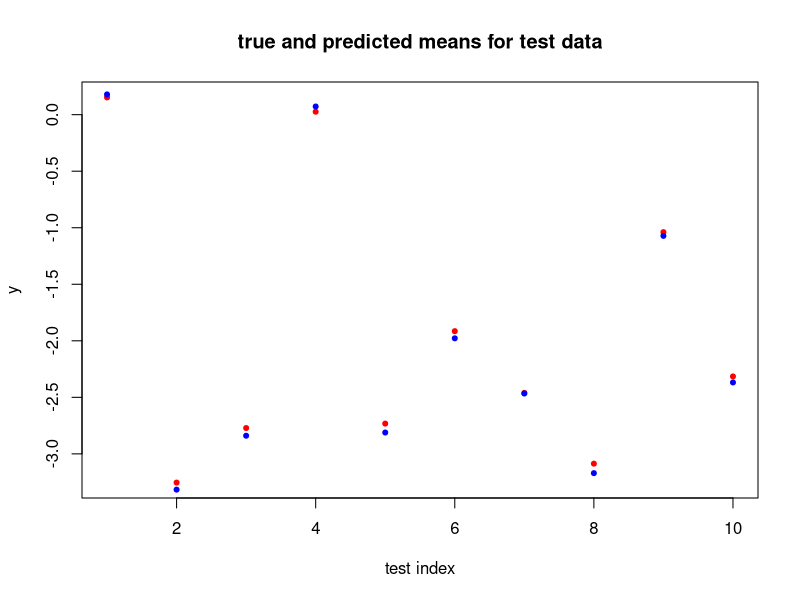

Reproduce this figure in R.
## ---- chunk 1
square <- function(x) x*x

unlist(Map(square, 1:5))
Reduce(`+`, Map(square, 1:5), init=0)
## ---- chunk 2
negate <- function(f) {
  function(...) {
    return(-f(...))
  }
}

negative.add <- negate(`+`)
negative.add(1, 2)
## ---- chunk 3
arithmetic <- list(add=function(x,y) x+y, multiply=function(x,y) x*y)
arithmetic$add(1,2)
## ---- chunk 4
make.foo <- function(x) {
  foo <- function(y) x + y
}

f <- make.foo(10) # f(y) = 10 + y
f(3)
f(5)
exists('x')
## ---- chunk 5
make.predictor <- function(X, y) {
  beta <- as.vector(solve(t(X)%*%X, t(X)%*%y))
  predictor <- function(x) as.vector(x%*%beta)
}
## ---- chunk 6
# make a "training" dataset
X <- cbind(1, matrix(rnorm(100*2), 100, 2))
beta.true <- rnorm(3)
y <- X%*%beta.true + rnorm(100)

# create the prediction function
f <- make.predictor(X, y)

# make a "testing" dataset
test.X <- cbind(1, matrix(rnorm(10*2),10,2))

# plot the true means
plot(test.X%*%beta.true, col="red", pch=20,
  main="true and predicted means for test data",
  xlab="test index", ylab="y")
# and also the predicted means
points(f(test.X), col="blue", pch=20)
## ---- chunk 7
foo <- function(x) {
  return(10)
}
foo(warning("this warning is not shown"))
## ---- chunk 8
bar <- function(x) {
  force(x)
  return(10)
}
bar(warning("this warning is shown"))
## ---- chunk 9
make.power.function <- function(exponent) {
  power <- function(x) x^exponent
}

square <- make.power.function(2)
cube <- make.power.function(3)

square(3)
cube(3)
## ---- chunk 10
exponent <- 2
square <- make.power.function(exponent)
exponent <- 3
square(2)
## ---- chunk 11
make.power.function <- function(exponent) {
  force(exponent)
  power <- function(x) x^exponent
}
exponent <- 2
square <- make.power.function(exponent)
exponent <- 3
square(2)
